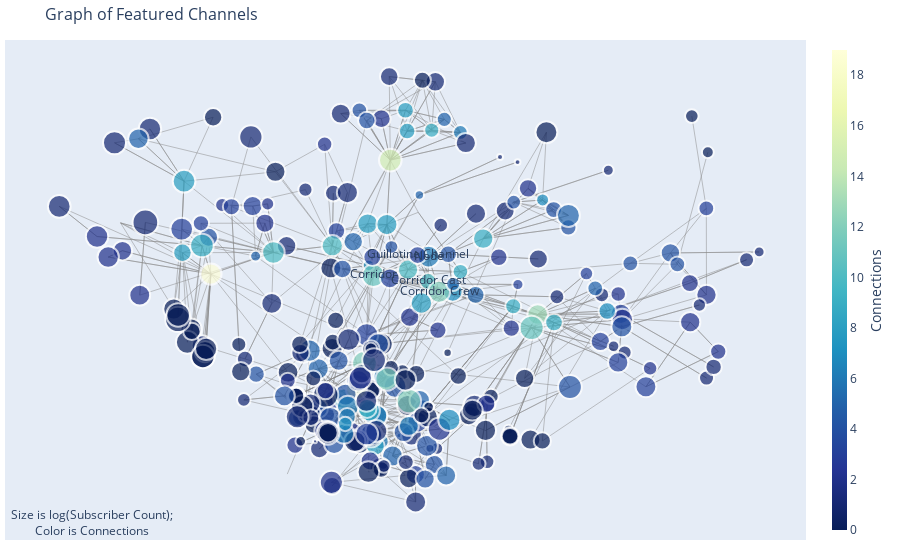

The cell this chart's notebook holds for it:
### Code cell
fig = network_graphs.plotly_network_graph(G, "Connections")
fig # Interactive version of the figure for notebooks

### Figure 1 — Plotly figure (JSON) as saved in the notebook; plotly's stock layout.template omitted (floating-point values rounded to 4 significant figures; data arrays with more than 128 entries replaced by an {"elided": "..."} marker saying what was removed)
{"data": [{"hoverinfo": "none", "line": {"color": "#888", "width": 0.5}, "mode": "lines", "type": "scatter", "x": {"elided": "2463 float values"}, "y": {"elided": "2463 float values"}}, {"hoverinfo": "text", "hovertext": {"elided": "297 str values"}, "marker": {"color": {"elided": "297 int values"}, "colorbar": {"thickness": 15, "title": {"side": "right", "text": "Connections"}, "xanchor": "left"}, "colorscale": [[0, "rgb(255,255,217)"], [0.125, "rgb(237,248,177)"], [0.25, "rgb(199,233,180)"], [0.375, "rgb(127,205,187)"], [0.5, "rgb(65,182,196)"], [0.625, "rgb(29,145,192)"], [0.75, "rgb(34,94,168)"], [0.875, "rgb(37,52,148)"], [1, "rgb(8,29,88)"]], "line": {"width": 2}, "reversescale": true, "showscale": true, "size": {"elided": "297 float values"}}, "mode": "markers+text", "text": {"elided": "297 str values"}, "type": "scatter", "x": {"elided": "297 float values"}, "y": {"elided": "297 float values"}}], "layout": {"annotations": [{"showarrow": false, "text": "Size is log(Subscriber Count);<br>Color is Connections", "x": 0.005, "xref": "paper", "y": -0.002, "yref": "paper"}], "autosize": true, "hovermode": "closest", "margin": {"b": 20, "l": 5, "r": 5, "t": 40}, "scene": {"aspectmode": "data"}, "showlegend": false, "title": {"font": {"size": 16}, "text": "Graph of Featured Channels"}, "xaxis": {"autorange": true, "range": [-0.6942, 0.9507], "showgrid": false, "showticklabels": false, "type": "linear", "zeroline": false}, "yaxis": {"autorange": true, "range": [-0.4056, 0.9573], "showgrid": false, "showticklabels": false, "type": "linear", "zeroline": false}}}
